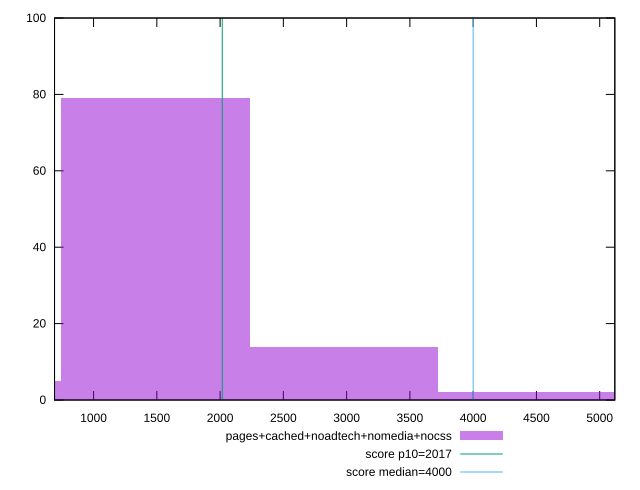

Recreate this plot in gnuplot.
reset

$pagesCachedNoadtechNomediaNocss <<EOF
1489.5255036132255 79
0 5
2979.051007226451 14
4468.576510839676 2
EOF

set key outside below
set boxwidth 1489.5255036132255
set xrange [691.4960000000004:5119.595999999998]
set yrange [0:100]
set trange [0:100]
set style fill transparent solid 0.5 noborder

set parametric
set terminal svg size 640, 490 enhanced background rgb 'white'
set output "report_00014_2021-02-09T15:56:05.503Z/mainthread-work-breakdown/comparison/histogram/4_vs_5.svg"

plot $pagesCachedNoadtechNomediaNocss title "pages+cached+noadtech+nomedia+nocss" with boxes, \
     2017,t title "score p10=2017", \
     4000,t title "score median=4000"

reset
